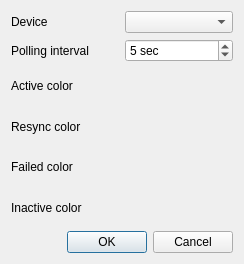
<?xml version="1.0" encoding="UTF-8"?>
<ui version="4.0">
 <class>Dialog</class>
 <widget class="QDialog" name="Dialog">
  <property name="geometry">
   <rect>
    <x>0</x>
    <y>0</y>
    <width>244</width>
    <height>264</height>
   </rect>
  </property>
  <property name="windowTitle">
   <string>Settings</string>
  </property>
  <layout class="QVBoxLayout" name="verticalLayout">
   <item>
    <layout class="QHBoxLayout" name="deviceLayout">
     <item>
      <widget class="QLabel" name="deviceLabel">
       <property name="text">
        <string>Device</string>
       </property>
      </widget>
     </item>
     <item>
      <widget class="QComboBox" name="deviceComboBox"/>
     </item>
    </layout>
   </item>
   <item>
    <layout class="QHBoxLayout" name="pollingLayout">
     <item>
      <widget class="QLabel" name="pollingLabel">
       <property name="text">
        <string>Polling interval</string>
       </property>
      </widget>
     </item>
     <item>
      <widget class="QSpinBox" name="pollingSpinBox">
       <property name="suffix">
        <string> sec</string>
       </property>
       <property name="minimum">
        <number>1</number>
       </property>
       <property name="maximum">
        <number>60</number>
       </property>
       <property name="value">
        <number>5</number>
       </property>
      </widget>
     </item>
    </layout>
   </item>
   <item>
    <layout class="QHBoxLayout" name="colorActiveLayout">
     <item>
      <widget class="QLabel" name="colorActiveLabel">
       <property name="text">
        <string>Active color</string>
       </property>
      </widget>
     </item>
    </layout>
   </item>
   <item>
    <layout class="QHBoxLayout" name="colorResyncLayout">
     <item>
      <widget class="QLabel" name="colorResyncLabel">
       <property name="text">
        <string>Resync color</string>
       </property>
      </widget>
     </item>
    </layout>
   </item>
   <item>
    <layout class="QHBoxLayout" name="colorFailedLayout">
     <item>
      <widget class="QLabel" name="colorFailedLabel">
       <property name="text">
        <string>Failed color</string>
       </property>
      </widget>
     </item>
    </layout>
   </item>
   <item>
    <layout class="QHBoxLayout" name="colorInactiveLayout">
     <item>
      <widget class="QLabel" name="colorInactiveLabel">
       <property name="text">
        <string>Inactive color</string>
       </property>
      </widget>
     </item>
    </layout>
   </item>
   <item>
    <widget class="QDialogButtonBox" name="buttonBox">
     <property name="orientation">
      <enum>Qt::Horizontal</enum>
     </property>
     <property name="standardButtons">
      <set>QDialogButtonBox::Cancel|QDialogButtonBox::Ok</set>
     </property>
    </widget>
   </item>
  </layout>
 </widget>
 <resources/>
 <connections>
  <connection>
   <sender>buttonBox</sender>
   <signal>accepted()</signal>
   <receiver>Dialog</receiver>
   <slot>accept()</slot>
   <hints>
    <hint type="sourcelabel">
     <x>248</x>
     <y>254</y>
    </hint>
    <hint type="destinationlabel">
     <x>157</x>
     <y>274</y>
    </hint>
   </hints>
  </connection>
  <connection>
   <sender>buttonBox</sender>
   <signal>rejected()</signal>
   <receiver>Dialog</receiver>
   <slot>reject()</slot>
   <hints>
    <hint type="sourcelabel">
     <x>316</x>
     <y>260</y>
    </hint>
    <hint type="destinationlabel">
     <x>286</x>
     <y>274</y>
    </hint>
   </hints>
  </connection>
 </connections>
</ui>
